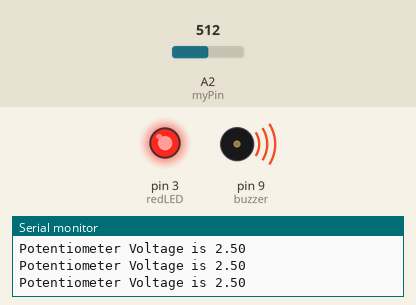
A sketch run on a simulated Arduino Uno, built with avr-gcc and run on an emulated ATmega328P. Parts: output pins drawn as LEDs (lit = HIGH), buzzer (waves = sounding), the last lines printed to the serial monitor. The test bench sets the inputs (shaded band); at power-on: A2 (myPin) = 512.

Above: at 1.3 s.
1.4 s: A2 (myPin) set to 595
2.9 s: A2 (myPin) set to 631
At 4.2 s:
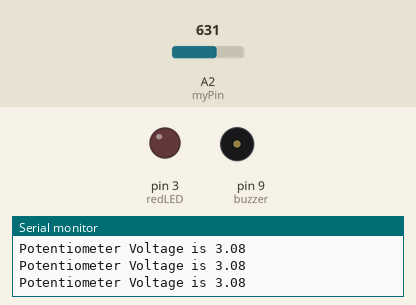
4.5 s: A2 (myPin) set to 511
At 5.6 s:
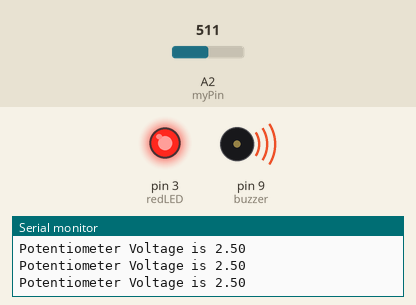
6.0 s: A2 (myPin) set to 422
7.5 s: A2 (myPin) set to 394
At 8.0 s:
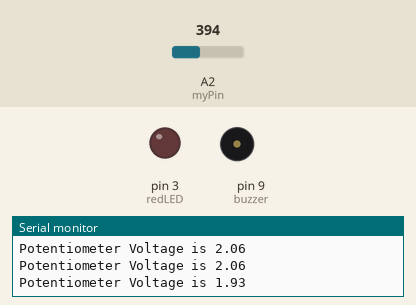
Timing chart, 0 to 10.0 s (numbered marks = the images above; inputs shaded):
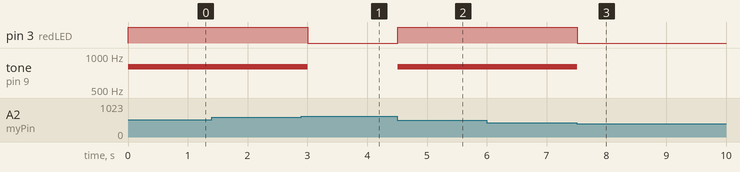

Measured:
- the behaviour switches between 613 and 614 on A2 (myPin) (found by bisection; images 0 and 1)
- the behaviour switches between 410 and 409 on A2 (myPin) (found by bisection; images 2 and 3)
- after the input at 2.9 s, pin 3 (redLED): HIGH → LOW after 0.11 s; tone on pin 9 (buzzer): 800 Hz → silent after 0.11 s
- after the input at 4.5 s, pin 3 (redLED): LOW → HIGH at once; tone on pin 9 (buzzer): silent → 800 Hz at once
- after the input at 7.5 s, pin 3 (redLED): HIGH → LOW at once; tone on pin 9 (buzzer): 800 Hz → silent at once

The sketch:

10._if_Statements_and_-_or.ino
```cpp
int myPin=A2;
float readVal;
float V2;
int t=500;
String Mess1="Potentiometer Voltage is ";
int redLED=3;
int buzzer=9;

void setup() {
  // put your setup code here, to run once:
pinMode(myPin,INPUT);
pinMode(redLED,OUTPUT);
Serial.begin(9600);
}

void loop() {
  // put your main code here, to run repeatedly:
readVal=analogRead(myPin);
V2=(5./1023.)*readVal;
Serial.print(Mess1);
Serial.println(V2);

// > >= < <= == != && ||
if (V2>2 && V2<3)
{
  digitalWrite(redLED,HIGH);
  tone(buzzer,800);
}
if (V2<2 || V2>3)
{
  digitalWrite(redLED,LOW);
  noTone(buzzer);
}
delay(t);
}
```
